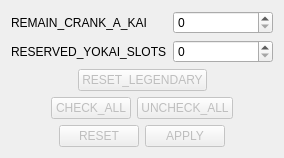
<?xml version="1.0" encoding="UTF-8"?>
<ui version="4.0">
 <class>Section1Tab</class>
 <widget class="QWidget" name="Section1Tab">
  <property name="windowTitle">
   <string notr="true">Form</string>
  </property>
  <layout class="QVBoxLayout" name="verticalLayout">
   <item>
    <layout class="QFormLayout" name="formLayout">
     <item row="0" column="0">
      <widget class="QLabel" name="label">
       <property name="text">
        <string>REMAIN_CRANK_A_KAI</string>
       </property>
      </widget>
     </item>
     <item row="0" column="1">
      <widget class="QSpinBox" name="gashaRemainingCB">
       <property name="maximum">
        <number>255</number>
       </property>
      </widget>
     </item>
     <item row="1" column="0">
      <widget class="QLabel" name="label_2">
       <property name="text">
        <string>RESERVED_YOKAI_SLOTS</string>
       </property>
      </widget>
     </item>
     <item row="1" column="1">
      <widget class="QSpinBox" name="yokaislotsSB">
       <property name="maximum">
        <number>255</number>
       </property>
      </widget>
     </item>
    </layout>
   </item>
   <item>
    <layout class="QHBoxLayout" name="horizontalLayout_5">
     <item>
      <spacer name="horizontalSpacer_3">
       <property name="orientation">
        <enum>Qt::Horizontal</enum>
       </property>
       <property name="sizeHint" stdset="0">
        <size>
         <width>40</width>
         <height>20</height>
        </size>
       </property>
      </spacer>
     </item>
     <item>
      <widget class="QPushButton" name="legendResetButton">
       <property name="enabled">
        <bool>false</bool>
       </property>
       <property name="text">
        <string>RESET_LEGENDARY</string>
       </property>
      </widget>
     </item>
     <item>
      <spacer name="horizontalSpacer_4">
       <property name="orientation">
        <enum>Qt::Horizontal</enum>
       </property>
       <property name="sizeHint" stdset="0">
        <size>
         <width>40</width>
         <height>20</height>
        </size>
       </property>
      </spacer>
     </item>
    </layout>
   </item>
   <item>
    <layout class="QHBoxLayout" name="horizontalLayout_4">
     <item>
      <spacer name="horizontalSpacer_8">
       <property name="orientation">
        <enum>Qt::Horizontal</enum>
       </property>
       <property name="sizeHint" stdset="0">
        <size>
         <width>40</width>
         <height>20</height>
        </size>
       </property>
      </spacer>
     </item>
     <item>
      <layout class="QVBoxLayout" name="trophyLayout">
       <item>
        <layout class="QHBoxLayout" name="horizontalLayout">
         <item>
          <widget class="QPushButton" name="trophyCheckAll">
           <property name="enabled">
            <bool>false</bool>
           </property>
           <property name="text">
            <string>CHECK_ALL</string>
           </property>
          </widget>
         </item>
         <item>
          <widget class="QPushButton" name="trophyUncheckAll">
           <property name="enabled">
            <bool>false</bool>
           </property>
           <property name="text">
            <string>UNCHECK_ALL</string>
           </property>
          </widget>
         </item>
        </layout>
       </item>
      </layout>
     </item>
     <item>
      <spacer name="horizontalSpacer_7">
       <property name="orientation">
        <enum>Qt::Horizontal</enum>
       </property>
       <property name="sizeHint" stdset="0">
        <size>
         <width>40</width>
         <height>20</height>
        </size>
       </property>
      </spacer>
     </item>
    </layout>
   </item>
   <item>
    <layout class="QHBoxLayout" name="horizontalLayout_3">
     <item>
      <spacer name="horizontalSpacer">
       <property name="orientation">
        <enum>Qt::Horizontal</enum>
       </property>
       <property name="sizeHint" stdset="0">
        <size>
         <width>40</width>
         <height>20</height>
        </size>
       </property>
      </spacer>
     </item>
     <item>
      <widget class="QPushButton" name="resetButton">
       <property name="enabled">
        <bool>false</bool>
       </property>
       <property name="text">
        <string>RESET</string>
       </property>
      </widget>
     </item>
     <item>
      <widget class="QPushButton" name="applyButton">
       <property name="enabled">
        <bool>false</bool>
       </property>
       <property name="text">
        <string>APPLY</string>
       </property>
      </widget>
     </item>
     <item>
      <spacer name="horizontalSpacer_2">
       <property name="orientation">
        <enum>Qt::Horizontal</enum>
       </property>
       <property name="sizeHint" stdset="0">
        <size>
         <width>40</width>
         <height>20</height>
        </size>
       </property>
      </spacer>
     </item>
    </layout>
   </item>
  </layout>
 </widget>
 <resources/>
 <connections/>
</ui>
